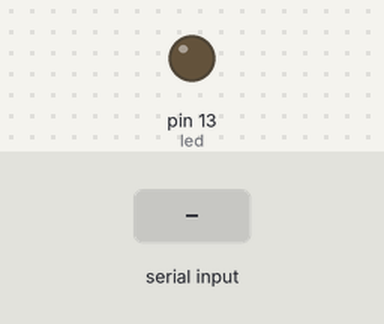
This sketch was run on a simulated Arduino Uno, built with avr-gcc and run on an emulated ATmega328P. Shown: output pins drawn as LEDs (lit = HIGH). Inputs (shaded band) come from the test bench.

Above: at 1.2 s.
1.3 s: "1" received over Serial
At 1.7 s:
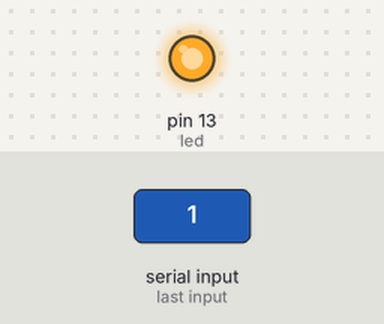
2.8 s: "0" received over Serial
At 4.1 s:
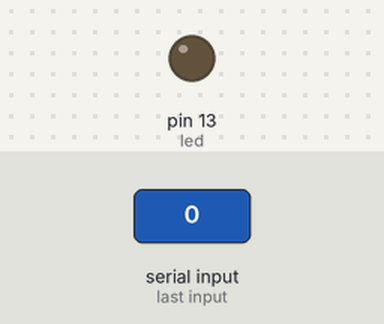
Timing chart, 0 to 5.8 s (numbered marks = the images above; inputs shaded):
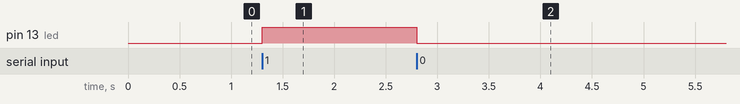

Measured:
- after the input at 1.3 s, pin 13 (led): LOW → HIGH at once
- after the input at 2.8 s, pin 13 (led): HIGH → LOW at once

The sketch:

LedOnOff.ino
```cpp
int led=13;

void setup() {
  pinMode(led,OUTPUT);
  Serial.begin(9600);
}

void loop() {
  if(Serial.available()) //seri haberleşme var ise komutlarıişlemeye başlar
  {int a=Serial.read();  //okunan değeri a değerine atadık
  if(a=='1')

 {digitalWrite(led,HIGH);}//a=1 ise LedOn

 else if (a=='0')
 {digitalWrite(led,LOW);} //a=0 ise LedOff
  }
}
```
